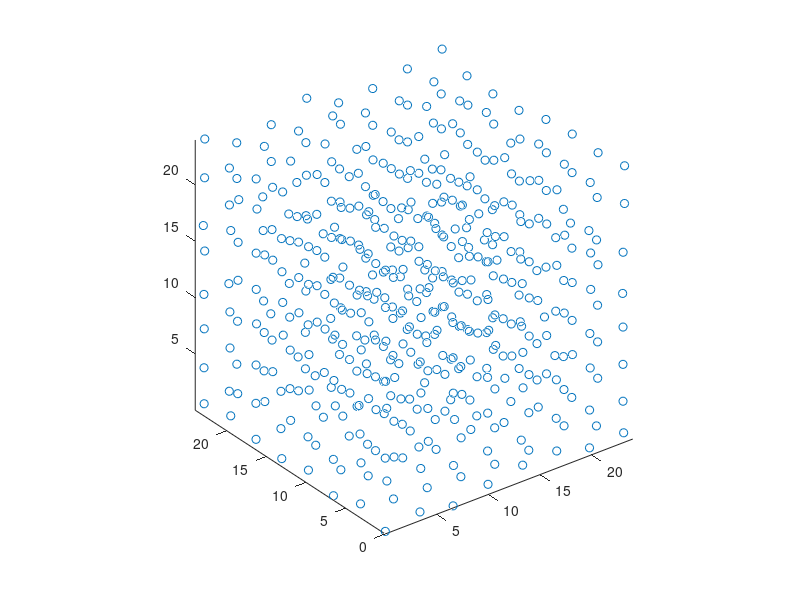

The MATLAB script that drew this image: (Note: this script raises an error after producing the figure.)
clear; close all;
rng(1);
r0 = [0.0, 0.0, 0.5, 0.5, 0.5, 0.5, 0.0, 0.0; ...
      0.0, 0.5, 0.0, 0.5, 0.5, 0.0, 0.5, 0.0; ...
      0.0, 0.5, 0.5, 0.0, 0.5, 0.0, 0.0, 0.5];
q0 = [1 1 1 1 -1 -1 -1 -1];
n0 = size(r0, 2);
nxyz = 4 * [1; 1; 1];
num_atoms = nxyz(1) * nxyz(2) * nxyz(3) * n0;
a = 6.5704 * [1; 1; 1];
box = a .* nxyz;

r = zeros(3,num_atoms);
q = zeros(num_atoms, 1);
n = 0;
for nx = 0 : nxyz(1) - 1
    for ny = 0 : nxyz(2) - 1
        for nz = 0 : nxyz(3) - 1
            for m = 1 : n0
                n = n + 1;
                r(:,n) = a .* ([nx;ny;nz] + r0(:,m))+rand;   
                q(n) = q0(m);
            end
        end
    end
end

figure;
plot3(r(1,:),r(2,:),r(3,:),'o');
axis equal;

kmax=3:9;
force=zeros(3,num_atoms,length(kmax));
for n=1:length(kmax)
    [energy,force(:,:,n)]=ewald(num_atoms,box,r,q,10,3/10,kmax(n));
    if n>1
        figure;
        plot(force(:,:,n).',force(:,:,n-1).','o');
    end
end


% finite difference checked
% force_fd=zeros(3,num_atoms);
% delta=1e-5;
% for n=1:1
%     for d=1:3
%         rp=r; rp(d,n)=rp(d,n)+delta;
%         rm=r; rm(d,n)=rm(d,n)-delta;
%         [energyp]=ewald(num_atoms,box,rp,q,rc,alpha,kmax);
%         [energym]=ewald(num_atoms,box,rm,q,rc,alpha,kmax);
%         force_fd(d,n)=(energym-energyp)/(2*delta);
%     end
% end
% force(:,1)-force_fd(:,1)

